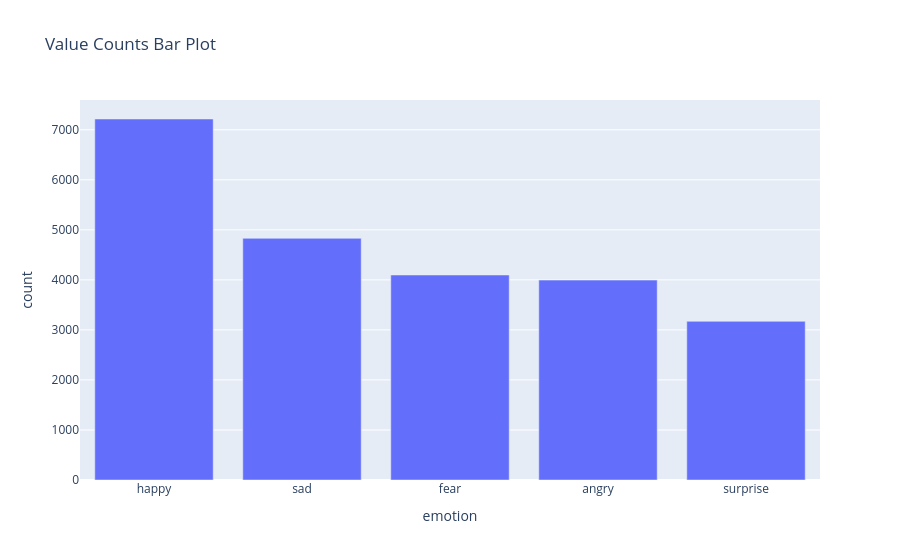

Write notebook code for a chart like this one.
### Code cell
train_cut =  train_df.filter(~pl.col('emotion').is_in(drop_list))

bar_plot_counts(train_cut, 'emotion')

### Figure 1 — Plotly figure (JSON) as saved in the notebook; plotly's stock layout.template omitted (floating-point values rounded to 4 significant figures)
{"data": [{"hovertemplate": "emotion=%{x}<br>count=%{y}<extra></extra>", "legendgroup": "", "marker": {"color": "#636efa", "pattern": {"shape": ""}}, "name": "", "orientation": "v", "showlegend": false, "textposition": "auto", "type": "bar", "x": ["happy", "sad", "fear", "angry", "surprise"], "xaxis": "x", "y": [7215, 4830, 4097, 3995, 3171], "yaxis": "y"}], "layout": {"barmode": "relative", "legend": {"tracegroupgap": 0}, "title": {"text": "Value Counts Bar Plot"}, "xaxis": {"anchor": "y", "domain": [0, 1], "title": {"text": "emotion"}}, "yaxis": {"anchor": "x", "domain": [0, 1], "title": {"text": "count"}}}}
